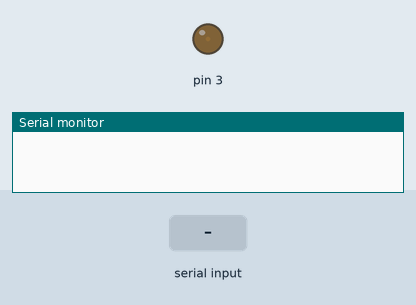
The sketch below on a simulated Arduino Uno, built with avr-gcc and run on an emulated ATmega328P. Parts: output pins drawn as LEDs (lit = HIGH), the last lines printed to the serial monitor. The inputs (shaded band) are chosen by the test bench.

Above: at 1.2 s.
1.3 s: "200\n" received over Serial
At 1.6 s:
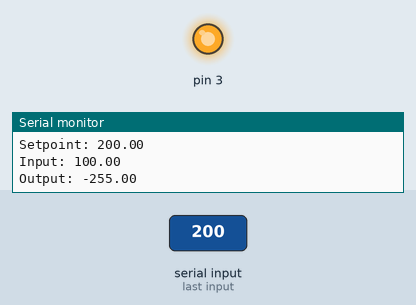
2.8 s: "90,45\n" received over Serial
At 3.8 s:
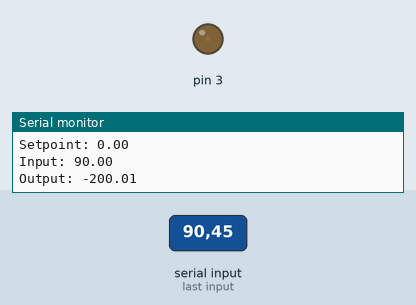
4.3 s: "30,150\n" received over Serial
At 5.0 s:
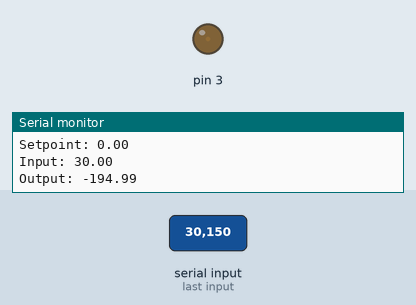
5.8 s: "30,150\n" received over Serial
At 6.6 s:
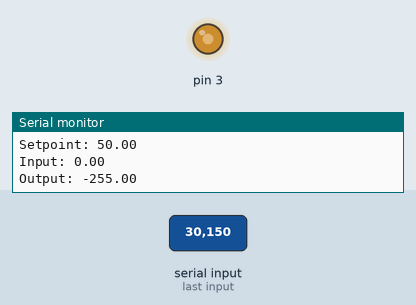
Timing chart, 0 to 8.3 s (numbered marks = the images above; inputs shaded):
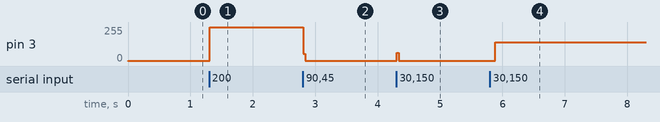

The sketch:

BalancingRobot.ino
```cpp
#include <Pid.h>

//Define Variables we'll be connecting to
double Setpoint, Input, Output;
double Kp = 2;
double Ki = 5;
double Kd = 1;
int controllerDirection = DIRECT;

//Specify the links and initial tuning parameters
Pid myPID(&Input, &Output, &Setpoint, Kp, Ki, Kd, DIRECT);

void setup() {
  Serial.begin(9600);

  //initialize the variables we're linked to
  Input    = analogRead(0);
  Setpoint = 100;

  //turn the PID on
  myPID.SetMode(AUTOMATIC);
}

void loop() {
  if (Serial.available() == 3) {

    char buffer[3];

    buffer[0] = Serial.read();
    buffer[1] = Serial.read();
    buffer[2] = Serial.read();

    int value = atoi(buffer);

    if(value > 255) {
      value = 255;
    } else if(value < 0) {
      value = 0;
    }

    Setpoint = value;

    Serial.print("Setpoint: ");
    Serial.println(Setpoint);

    Serial.print("Input: ");
    Serial.println(Input);

    Serial.print("Output: ");
    Serial.println(Output);
  }

  double error = Setpoint - Input;

  Input = Input + (error / 2); //analogRead();
  myPID.Compute();
  analogWrite(3, Output);
}
```

Measured:
- after the input at 1.3 s, pin 3: 1/255 → 252/255 at once
- after the input at 2.8 s, pin 3: 252/255 → 1/255 at once
- after the input at 4.3 s, pin 3: 1/255 → 62/255 at once, → 1/255 0.03 s later
- after the input at 5.8 s, pin 3: 1/255 → 142/255 after 0.08 s
